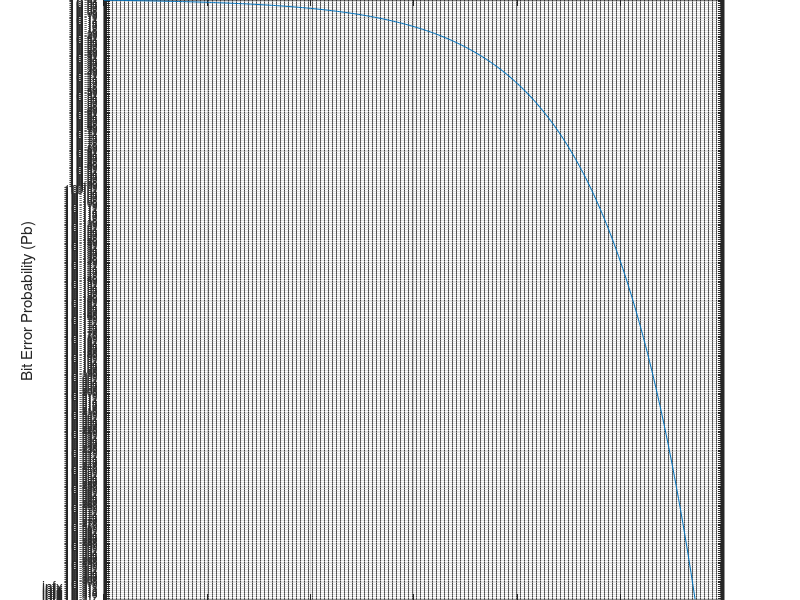
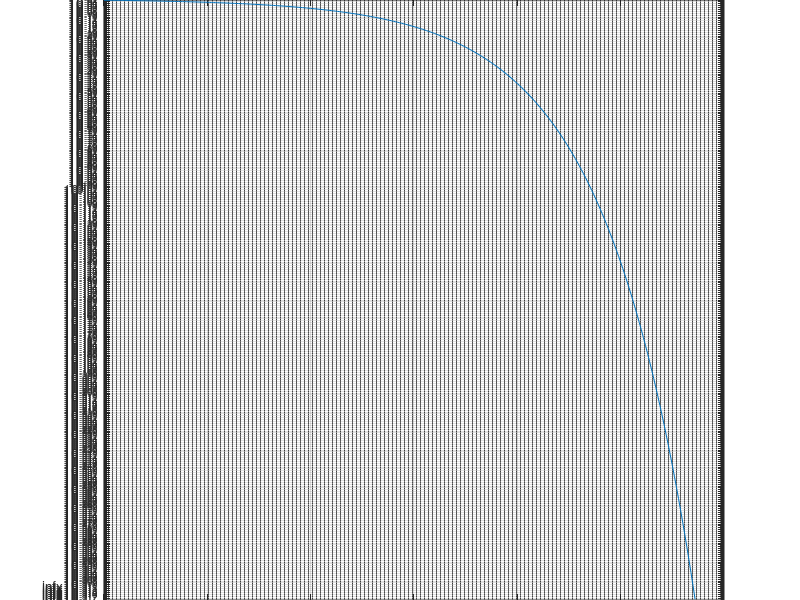

These figures' MATLAB source, in order: (Note: this script raises an error after producing the figures.)
clc;
clear all;
EbN0_dB = 0:0.1:30;

% Converting Eb/N0 from dB to linear scale
EbN0_linear = 10.^(EbN0_dB/10);

% Calculating ideal bit error probability for BPSK
Prob = 0.5*erfc(sqrt(EbN0_linear));

figure;
semilogy(EbN0_dB, Prob);
xlabel('Eb/N0 (dB)');
ylabel('Bit Error Probability (Pb)');
title('BPSK: Bit Error Probability vs Eb/N0');
grid on;

% Find Eb/N0 for error probabilities of 10^-2 and 10^-5
Pb_target = [1e-2, 1e-5];
EbN0_values = zeros(size(Pb_target));

for i = 1:length(Pb_target)
    idx = find(Prob <= Pb_target(i), 1);
    EbN0_values(i) = EbN0_dB(idx);
end

disp(['Eb/N0 for Pb = 1e-2: ', num2str(EbN0_values(1)), ' dB']);
disp(['Eb/N0 for Pb = 1e-5: ', num2str(EbN0_values(2)), ' dB']);

% Plot the bit error probability curve
figure;
semilogy(EbN0_dB, Prob);
grid on;
hold on;

% Calculate the SNR corresponding to a bit error probability of 10^-2
SNR_target = 10*log10((erfcinv(2*0.01))^2);

% Plot the SNR corresponding to Pb = 10^-2
xline(SNR_target,'r');
yline(0.01,'r');
text(SNR_target, 0.01, sprintf('(%.2f dB)', SNR_target), 'VerticalAlignment', 'bottom');

xlabel('Eb/N0 (dB)');
ylabel('Bit Error Probability (Pb)');
title('BPSK: Bit Error Probability vs Eb/N0');
legend('Bit Error Probability', 'SNR for Pb = 10^{-2}');
